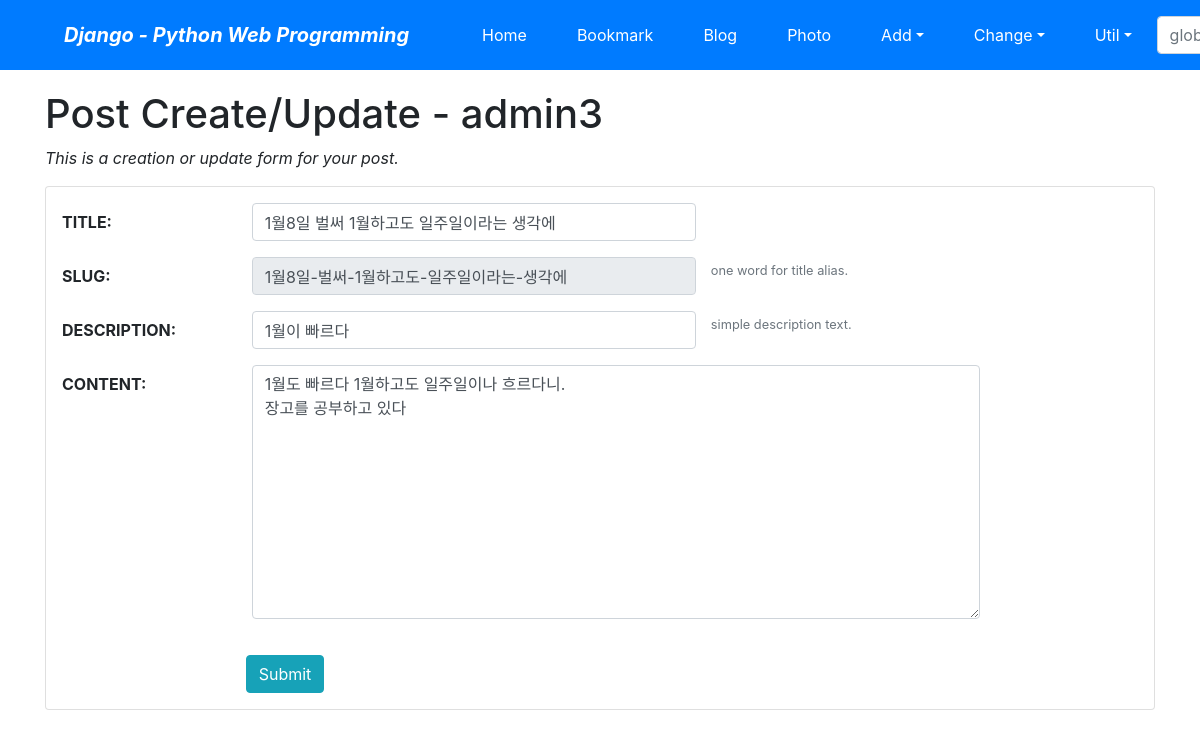
Screenshot of /blog/6/update/ (signed in) with the database file from the repository.
### blog/models.py (models this page shows, shortened)
class Post(models.Model):
    title = models.CharField(verbose_name='TITLE', max_length=50)
    slug = models.SlugField('SLUG', unique=True, allow_unicode=True, help_text='one word for title alias.')
    description = models.CharField('DESCRIPTION', max_length=100, blank=True, help_text='simple description text.')
    content = models.TextField('CONTENT')
    create_dt = models.DateTimeField('CREATE DATE', auto_now_add=True)
    modify_dt = models.DateTimeField('MODIFY DATE', auto_now=True)
    tags=TaggableManager(blank=True)
    owner=models.ForeignKey(User, on_delete=models.CASCADE, verbose_name='OWNER', blank=True, null=True)
    class Meta:
        verbose_name = 'post'
        verbose_name_plural = 'posts'
        db_table = 'blog_posts'
        ordering = ('-modify_dt',)

### blog/views.py (the view)
class PostUpdateView(OwnerOnlyMixin, UpdateView):
    model = Post
    fields = ['title', 'slug', 'description', 'content', 'tags']
    success_url = reverse_lazy('blog:index')

### mysite/views.py (called while the page is built)
    def dispatch(self, request, *args, **kwargs):
        obj=self.get_object()
        if request.user !=obj.owner:
            return self.handle_no_permission()
        return super().dispatch(request, *args, **kwargs)

### blog/templates/blog/post_form.html (shortened to what this page needs)
{% extends "base.html" %}
{% load widget_tweaks %}
{% block content %}
    <h1>Post Create/Update - {{user}}</h1>
    <p class="font-italic">This is a creation or update form for your post.</p>
    <form action="." method="post" class="card pt-3">{% csrf_token %}
        <div class="form-group row">
            {{ form.title|add_label_class:"col-form-label col-sm-2 ml-3 font-weight-bold" }}
            <div class="col-sm-5">
                {{ form.title|add_class:"form-control"|attr:"autofocus" }}
            </div>
        </div>
        <div class="form-group row">
            {{ form.slug|add_label_class:"col-form-label col-sm-2 ml-3 font-weight-bold" }}
            <div class="col-sm-5">
                {{ form.slug|add_class:"form-control"|attr:"readonly" }}
            </div>
            <small class="form-text text-muted">{{ form.slug.help_text }}</small>
        </div>
        <div class="form-group row">
            {{ form.description|add_label_class:"col-form-label col-sm-2 ml-3 font-weight-bold" }}
            <div class="col-sm-5">
                {{ form.description|add_class:"form-control" }}
            </div>
            <small class="form-text text-muted">{{ form.description.help_text }}</small>
        </div>
        <div class="form-group row">
            {{ form.content|add_label_class:"col-form-label col-sm-2 ml-3 font-weight-bold" }}
            <div class="col-sm-8">
                {{ form.content|add_class:"form-control" }}
            </div>
        </div>
        <div class="form-group row">
            <div class="col-sm-5">
            </div>
        </div>
        <div class="form-group">
            <div class="offset-sm-2 col-sm-5">
                <input type="submit" value="Submit" class="btn btn-info"/>
            </div>
        </div>
    </form>
{% endblock %}

### rows the page displays
Post: title|add_label_class "TITLE:", title "1월8일 벌써 1월하고도 일주일이라는 생각에", slug|add_label_class "SLUG:", slug "1월8일-벌써-1월하고도-일주일이라는-생각에", description|add_label_class "DESCRIPTION:", description "1월이 빠르다", content|add_label_class "CONTENT:", content "1월도 빠르다 1월하고도 일주일이나 흐르다니. 장고를 공부하고 있다"

### other values shown
{{ user }} "admin3"
